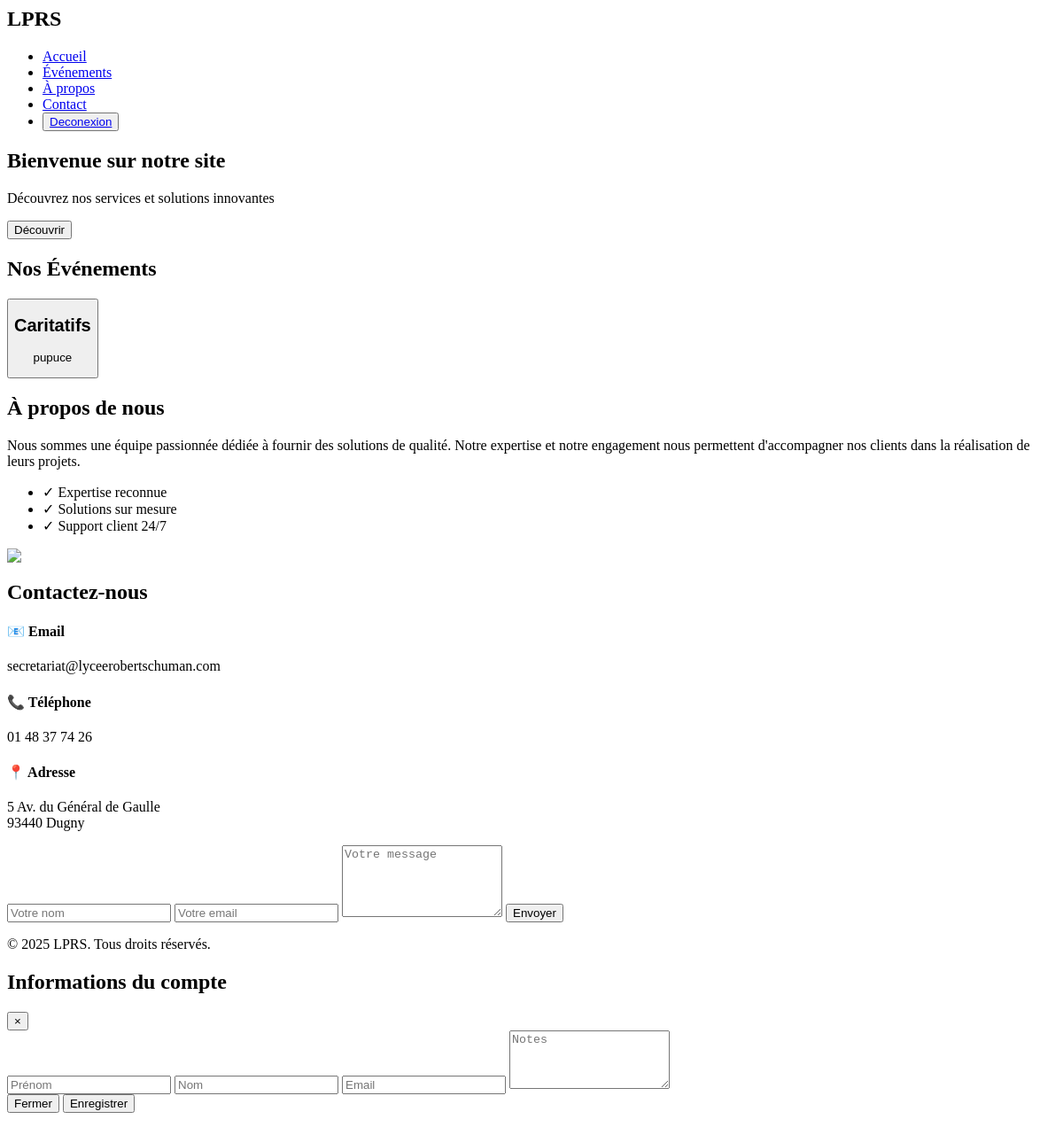
Page /vue/fichierTemporaire.php on the earlier database version.
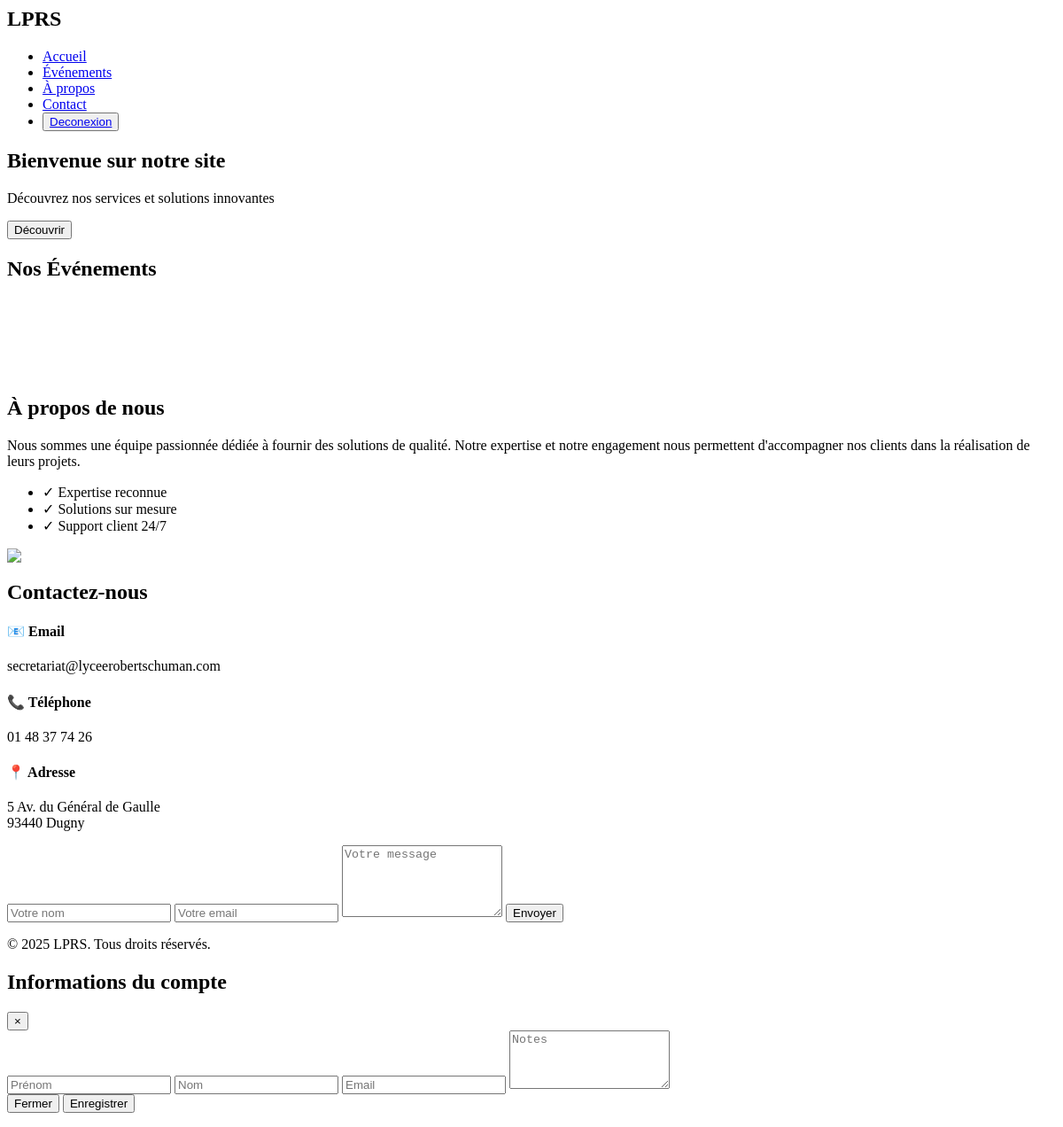
Same page on the later database version.
### tables this page shows
CREATE TABLE IF NOT EXISTS `evenement` (
  `id_evenement` int NOT NULL AUTO_INCREMENT,
  `type` varchar(100) DEFAULT NULL,
  `titre` varchar(255) NOT NULL,
  `description` text,
  `lieu` varchar(255) DEFAULT NULL,
  `element_requis` text,
  `nombre_place` int DEFAULT NULL,
  `date_evenement` datetime DEFAULT NULL,
  `etat` varchar(50) DEFAULT NULL,
  `validation` tinyint(1) NOT NULL DEFAULT '0',
  PRIMARY KEY (`id_evenement`)
);

### src/repository/EvenementRepository.php (called while the page is built, shortened)
<?php
class EvenementRepository
{
    private $bdd;
    public function __construct()
    {
        $this->bdd = new BDD();
    }
    public function listeEvenement()
    {
        $sql = 'SELECT * FROM evenement';
        $req = $this->bdd->getBdd()->prepare($sql);
        $req->execute();
        return $req->fetchAll(\PDO::FETCH_ASSOC);
    }
}

### src/bdd/BDD.php (called while the page is built)
<?php
class BDD
{
    private $bdd;
    public function __construct()
    {
            $this->bdd = new PDO('mysql:host=localhost;dbname=projetlprs;charset=utf8', 'root', '');
    }
    public function getBDD()
    {
        return $this->bdd;
    }
}

### vue/fichierTemporaire.php (the view, shortened to what the changed rows need)
<?php
require_once "../src/bdd/BDD.php";
require_once __DIR__ . '/../src/repository/EvenementRepository.php';
require_once __DIR__ . '/../src/bdd/BDD.php';
$repo = new EvenementRepository();
$listeEvenement = $repo->listeEvenement();
?>
<header class="header">
    <nav class="navbar">
        <div class="nav-container">
            <div class="logo">
                <h2>LPRS</h2>
            </div>
        </div>
    </nav>
</header>
<section id="accueil" class="hero">
    <div class="hero-content">
        <h1 class="hero-title">Bienvenue sur notre site</h1>
    </div>
</section>
<section id="evenements" class="evenements">
    <div class="container">
        <h2 class="section-title">Nos Événements</h2>
        <div class="services-grid">
            <div class="services-grid">
                <?php if (!empty($listeEvenement)) : ?>
                    <?php foreach ($listeEvenement as $event): ?>
                        <button class="service-card event-button" onclick="window.location.href='DetailEvenement.php?id=<?= $event['id_evenement'] ?>'">
                            <h2><?= htmlspecialchars($event['type']) ?></h2>
                            <p><?= htmlspecialchars($event['titre']) ?></p>
                        </button>
                    <?php endforeach; ?>
                <?php else: ?>
                    <p style="text-align:center; width:100%; opacity:0.7;">
                        Aucun événement trouvé 😔
                    </p>
                <?php endif; ?>
            </div>
        </div>
    </div>
</section>
<section id="apropos" class="about">
    <div class="container">
        <div class="about-content">
            <div class="about-text">
                <h2 class="section-title">À propos de nous</h2>
            </div>
        </div>
    </div>
</section>
<section id="contact" class="contact">
    <div class="container">
        <h2 class="section-title">Contactez-nous</h2>
    </div>
</section>
<div id="userModal" class="modal">
    <div class="modal-content">
        <div class="modal-header">
            <h2 class="modal-title">Informations du compte</h2>
        </div>
    </div>
</div>
</body>
</html>

Differences in the rows shown:
removed evenement: type "Caritatifs", titre "pupuce"
